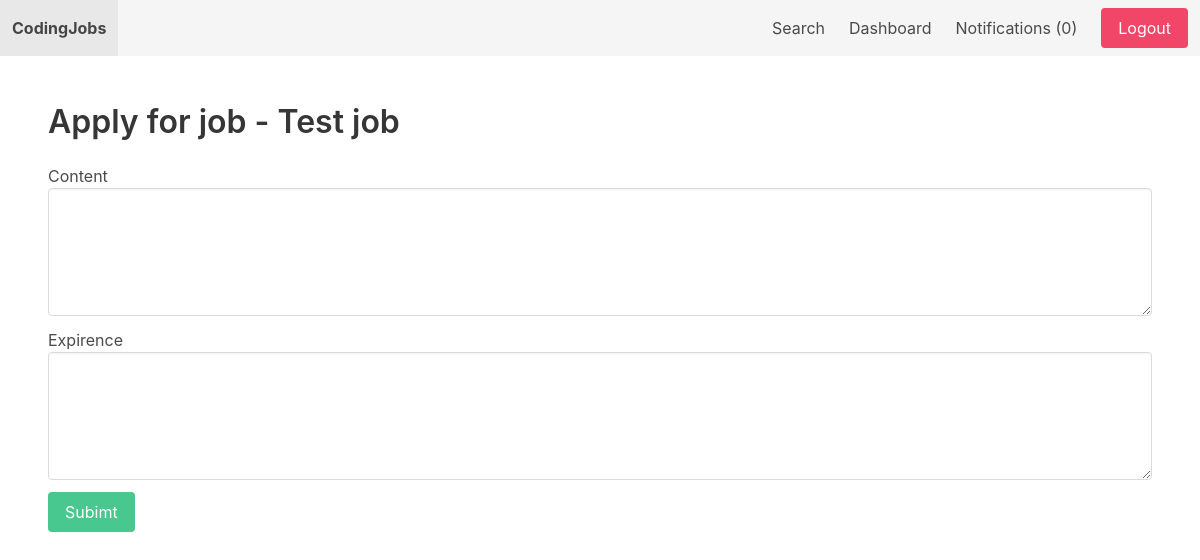
The page /jobs/4/apply_for_job/ (signed in) on the database as committed earlier.
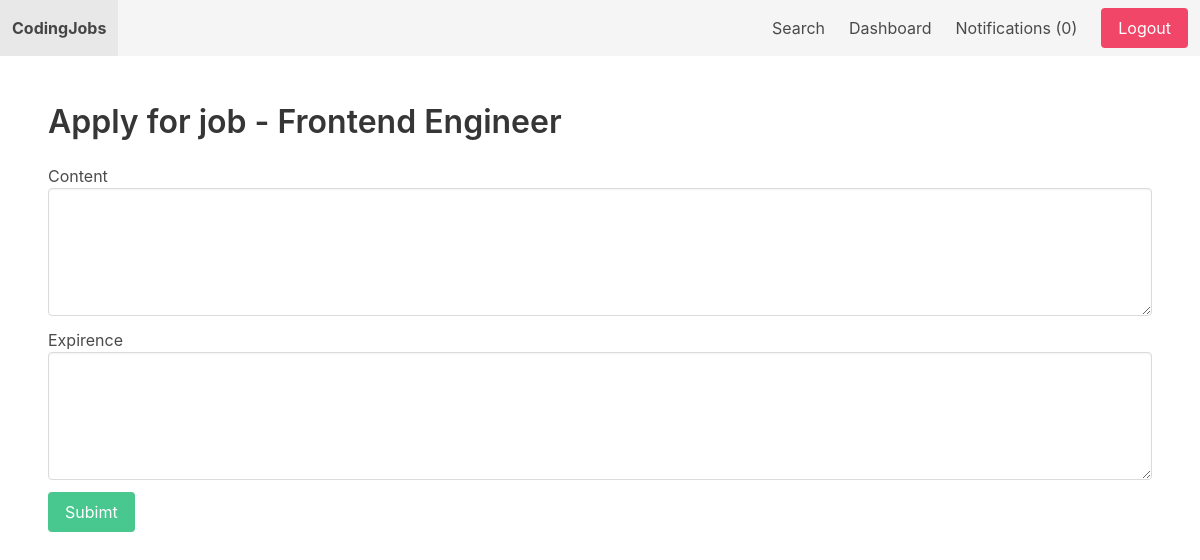
The same page on the database as committed later.
### apps/job/models.py (models this page shows, shortened)
class Job(models.Model):
    SIZE_1_9 = 'size_1_9'
    SIZE_10_49 = 'size_10_49'
    SIZE_50_99 = 'size_50_99'
    SIZE_100 = 'size_100'
    CHOICES_SIZE = (
        (SIZE_1_9, '1-9'),
        (SIZE_10_49, '10-49'),
        (SIZE_50_99, '50-99'),
        (SIZE_100, '100+'),
    )
    ACTIVE = 'active'
    EMPLOYED = 'employed'
    ARCHIVED = 'archived'
    CHOICES_STATUS = (
        (ACTIVE, 'Active'),
        (EMPLOYED, 'Employed'),
        (ARCHIVED, 'Archived')
    )
    title = models.CharField(max_length=255)
    short_description = models.TextField()
    long_description = models.TextField(blank=True, null=True)
    company_name = models.CharField(max_length=255)
    company_address = models.CharField(max_length=255, blank=True, null=True)
    company_zipcode = models.CharField(max_length=255, blank=True, null=True)
    company_place = models.CharField(max_length=255, blank=True, null=True)
    company_country = models.CharField(max_length=255, blank=True, null=True)
    company_size = models.CharField(max_length=20, choices=CHOICES_SIZE, default=SIZE_1_9)
    created_by = models.ForeignKey(User, related_name='jobs', on_delete=models.CASCADE)
    created_at = models.DateTimeField(auto_now_add=True)
    changed_at = models.DateTimeField(auto_now=True)
    status = models.CharField(max_length=20, choices=CHOICES_STATUS, default=ACTIVE)

### apps/job/views.py (the view)
# urls.py: path('<int:job_id>/apply_for_job/', apply_for_job, name='apply_for_job')
@login_required
def apply_for_job(request, job_id):
    job = Job.objects.get(pk=job_id)
    if request.method == 'POST':
            form = ApplicationForm(request.POST)
            if form.is_valid():
                application = form.save(commit=False)
                application.job = job
                application.created_by = request.user
                application.save()
                create_notification(request, job.created_by, 'application', extra_id=application.id)
                return redirect('dashboard')
    else:
        form = ApplicationForm()
    return render(request, 'job/apply_for_job.html', {'form': form, 'job': job})

### apps/job/forms.py
class ApplicationForm(forms.ModelForm):
    class Meta:
        model = Application
        fields = ['content', 'expirence']

### apps/notification/context_processors.py (called while the page is built)
def notifications(request):
    if request.user.is_authenticated:
        return {'notifications': request.user.notifications.filter(is_read=False)}
    else:
        return{'notifications': []}

### apps/job/templates/job/apply_for_job.html (shortened to what this page needs)
{% extends 'core/base.html' %}
{% block content %}
    <h1 class="title">Apply for job - {{ job.title }}</h1>
    <form method="post" action=".">
        <div class="field">
            <label>Content</label>
            <div classs="control">
                <textarea class="textarea" name="content" id="id_content"></textarea>
            </div>
        </div>
        <div class="field">
            <label>Expirence</label>
            <div classs="control">
                <textarea class="textarea" name="expirence" id="id_expirence"></textarea>
            </div>
        </div>
        <div class="field">
            <div class="control">
                <button class="button is-success">Subimt</button>
            </div>
        </div>
    </form>
{% endblock %}

Rows that differ between the two databases and show on the page:
changed Job: title "Test job" → "Frontend Engineer"
